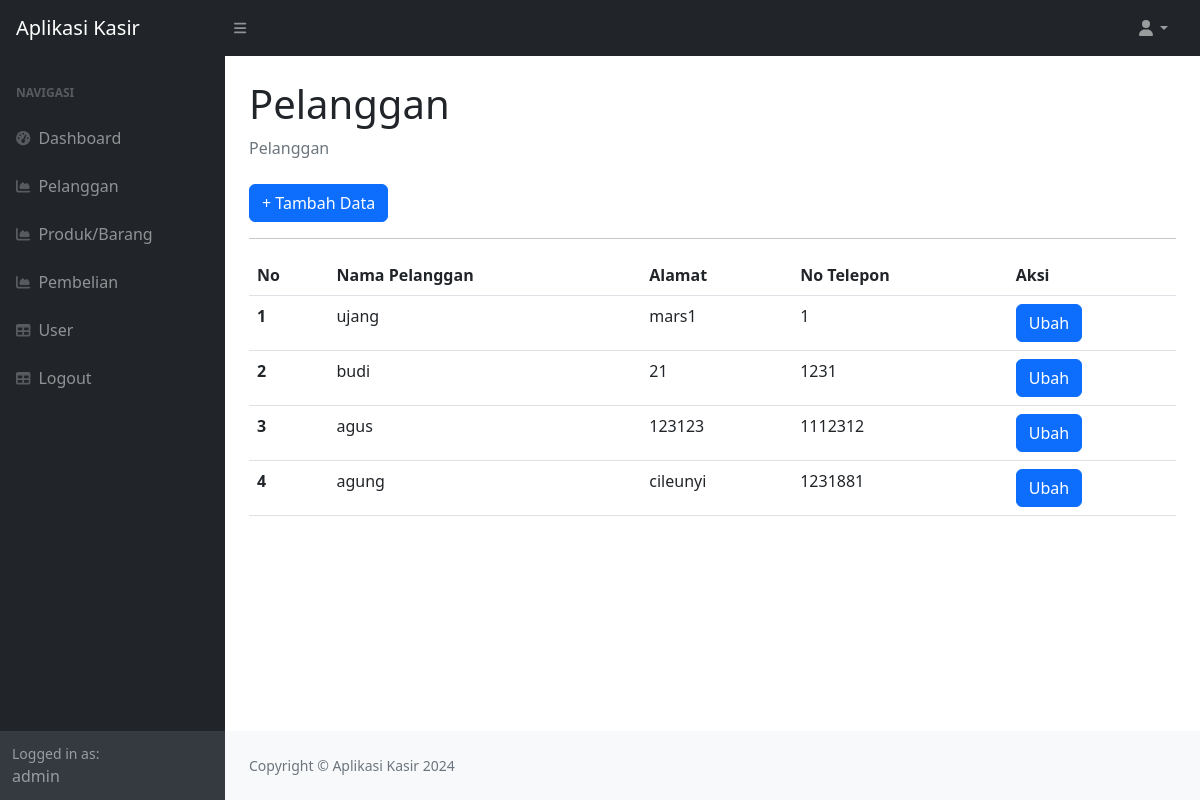
The app's page /index.php?page=pelanggan (signed in), older data.
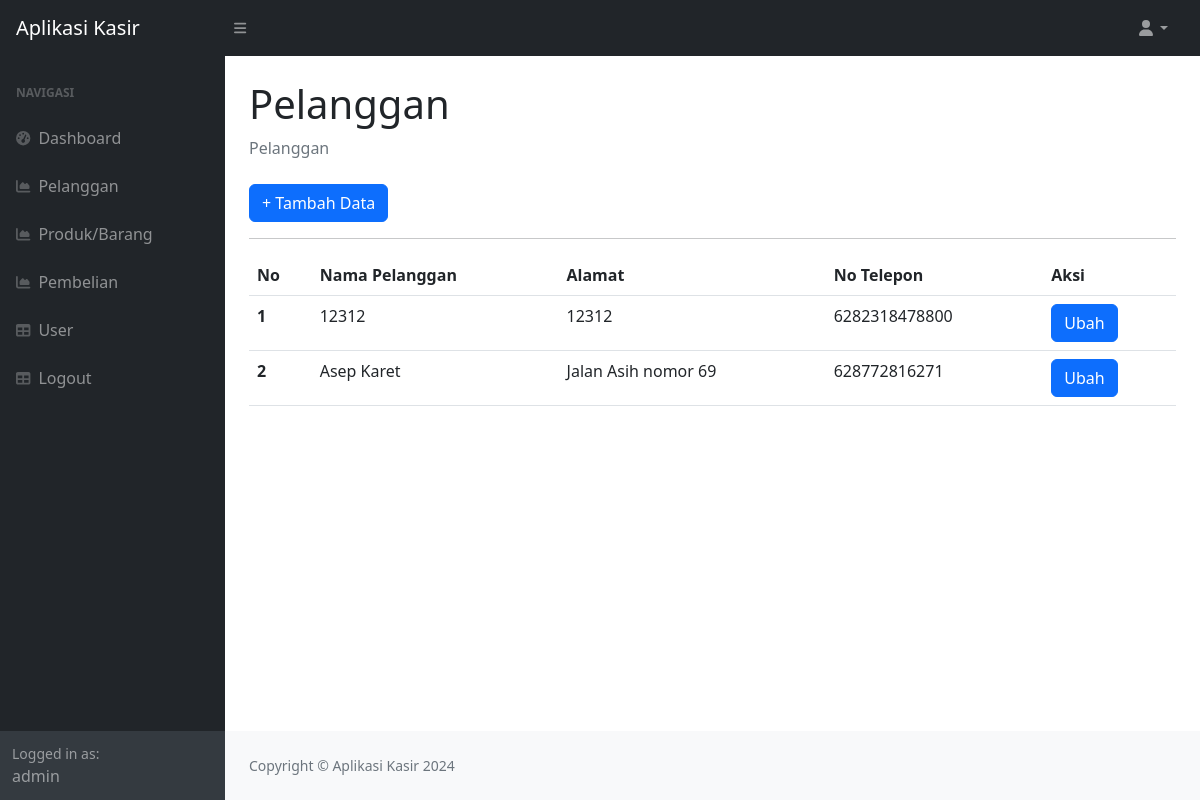
The same page, newer data.
### tables this page shows
CREATE TABLE `pelanggan` (
  `id_pelanggan` int(11) NOT NULL,
  `nama_pelanggan` varchar(255) DEFAULT NULL,
  `alamat` text DEFAULT NULL,
  `no_telepon` varchar(15) DEFAULT NULL
);

### pelanggan.php (the view)
<div class="container-fluid px-4">
    <h1 class="mt-4">Pelanggan</h1>
    <ol class="breadcrumb mb-4">
        <li class="breadcrumb-item active">Pelanggan</li>
    </ol>
    <a href="?page=pelanggan_tambah" class="btn btn-primary"> + Tambah Data</a>
    <hr>
    <table class="table">
        <thead>
            <tr>
                <th>No</th>
                <th>Nama Pelanggan</th>
                <th>Alamat</th>
                <th>No Telepon</th>
                <th>Aksi</th>
            </tr>
        </thead>
        <tbody>
            <?php
            $nomor = 1;
            $query = mysqli_query($koneksi, "SELECT * FROM pelanggan");
            while ($data = mysqli_fetch_array($query)) {
                ?>
                <tr>
                    <th scope="row"><?php echo $nomor++; ?></th>
                    <td><?php echo $data['nama_pelanggan']; ?></td>
                    <td><?php echo $data['alamat']; ?></td>
                    <td><?php echo $data['no_telepon']; ?></td>
                    <td>
                        <a href="?page=pelanggan_ubah&&id=<?php echo $data['id_pelanggan']; ?>"
                            class="btn btn-primary">Ubah</a>
                    </td>
                </tr>
                <?php
            }
            ?>
        </tbody>
    </table>
</div>

### index.php (shortened to what this page needs)
<!DOCTYPE html>
<html lang="en">
<head>
    <link href="https://cdn.jsdelivr.net/npm/simple-datatables@7.1.2/dist/style.min.css" rel="stylesheet" />
    <link href="css/styles.css" rel="stylesheet" />
</head>
<body class="sb-nav-fixed">
    <nav class="sb-topnav navbar navbar-expand navbar-dark bg-dark">
        <a class="navbar-brand ps-3" href="index.php">Aplikasi Kasir</a>
        <button class="btn btn-link btn-sm order-1 order-lg-0 me-4 me-lg-0" id="sidebarToggle" href="#!"><i
                class="fas fa-bars"></i></button>
        <ul class="navbar-nav ms-auto ms-md-0 me-3 me-lg-4">
            <li class="nav-item dropdown">
                <a class="nav-link dropdown-toggle" id="navbarDropdown" href="#" role="button" data-bs-toggle="dropdown"
                    aria-expanded="false"><i class="fas fa-user fa-fw"></i></a>
            </li>
        </ul>
    </nav>
    <div id="layoutSidenav">
        <div id="layoutSidenav_nav">
            <nav class="sb-sidenav accordion sb-sidenav-dark" id="sidenavAccordion">
                <div class="sb-sidenav-menu">
                    <div class="nav">
                        <div class="sb-sidenav-menu-heading">Navigasi</div>
                        <a class="nav-link" href="index.php">
                            <div class="sb-nav-link-icon"><i class="fas fa-tachometer-alt"></i></div>
                            Dashboard
                        </a>
                        <a class="nav-link" href="?page=pelanggan">
                            <div class="sb-nav-link-icon"><i class="fas fa-chart-area"></i></div>
                            Pelanggan
                        </a>
                        <a class="nav-link" href="?page=produk">
                            <div class="sb-nav-link-icon"><i class="fas fa-chart-area"></i></div>
                            Produk/Barang
                        </a>
                        <a class="nav-link" href="?page=pembelian">
                            <div class="sb-nav-link-icon"><i class="fas fa-chart-area"></i></div>
                            Pembelian
                        </a>
                        <a class="nav-link" href="?page=user">
                            <div class="sb-nav-link-icon"><i class="fas fa-table"></i></div>
                            User
                        </a>
                        <a class="nav-link" href="logout.php">
                            <div class="sb-nav-link-icon"><i class="fas fa-table"></i></div>
                            Logout
                        </a>
                    </div>
                </div>
                <div class="sb-sidenav-footer">
                    <div class="small">Logged in as:</div>
                    <?php echo $_SESSION['user']['nama']; ?>
                </div>
            </nav>
        </div>
        <div id="layoutSidenav_content">
            <main>
                <?php $page = isset($_GET['page']) ? $_GET['page'] : 'home';
                include $page . '.php';
                ?>
            </main>
            <footer class="py-4 bg-light mt-auto">
                <div class="container-fluid px-4">
                    <div class="d-flex align-items-center justify-content-between small">
                        <div class="text-muted">Copyright &copy; Aplikasi Kasir 2024</div>
                    </div>
                </div>
            </footer>
        </div>
    </div>
</body>
</html>

Row changes from the older to the newer data that the page shows:
removed pelanggan: nama_pelanggan "ujang", alamat "mars1", no_telepon "1"
removed pelanggan: nama_pelanggan "budi", alamat "21", no_telepon "1231"
removed pelanggan: nama_pelanggan "agus", alamat "123123", no_telepon "1112312"
removed pelanggan: nama_pelanggan "agung", alamat "cileunyi", no_telepon "1231881"
added pelanggan: nama_pelanggan "12312", alamat "12312", no_telepon "6282318478800"
added pelanggan: nama_pelanggan "Asep Karet", alamat "Jalan Asih nomor 69", no_telepon "628772816271"
